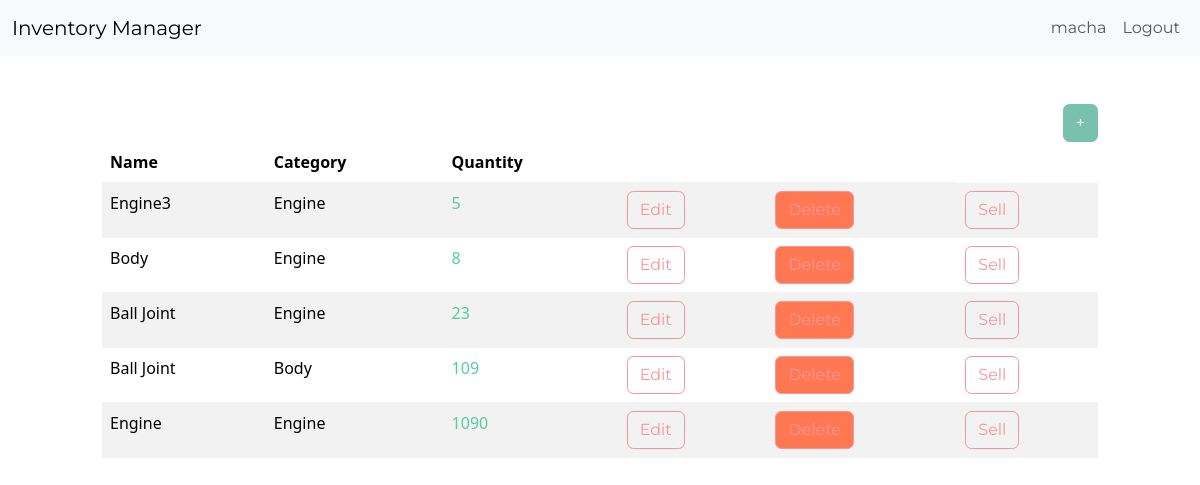
The app's page /dashboard/ (signed in), older data.
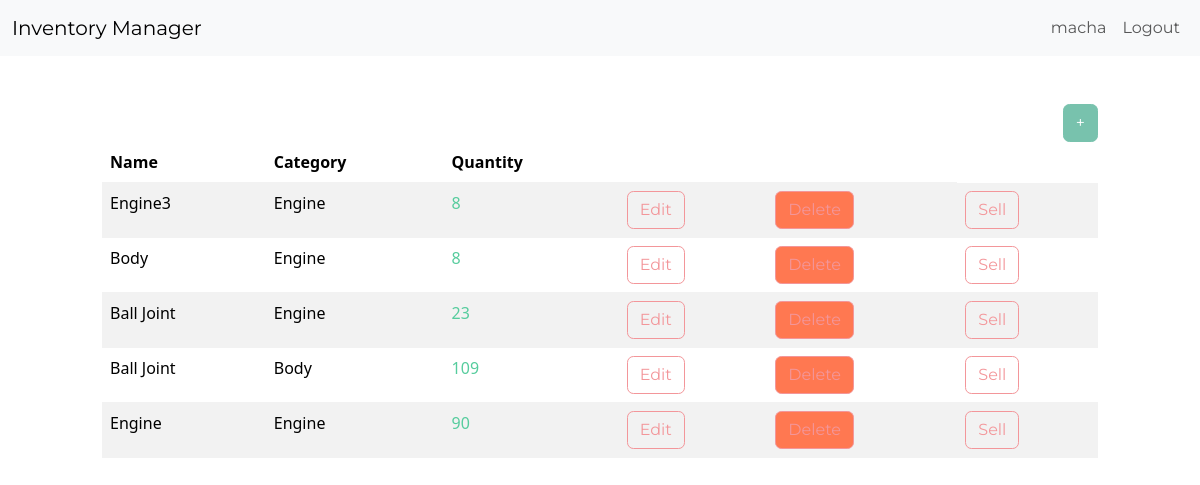
The same page, newer data.
### inventory/models.py (models this page shows, shortened)
class InventoryItem(models.Model):
    name = models.CharField(max_length=100)
    quantity = models.IntegerField()
    category = models.ForeignKey('Category', on_delete=models.SET_NULL, null=True, blank=True)
    date_created = models.DateTimeField(auto_now_add=True)
    user = models.ForeignKey(User, on_delete=models.CASCADE)

class Category(models.Model):
    name = models.CharField(max_length=200)
    class Meta:
        verbose_name_plural = 'Categories'

### inventory/views.py (the view)
# urls.py: path('dashboard/', Dashboard.as_view(), name='dashboard'),
class Dashboard(LoginRequiredMixin,View):
    def get(self, request):
        items = InventoryItem.objects.filter(user=self.request.user.id).order_by('id')
        low_inventory = InventoryItem.objects.filter(
            user=self.request.user.id,
            quantity__lte= LOW_QUANTITY
             )
        if low_inventory.count() > 0:
            if low_inventory.count() > 1:
                messages.error(request, f'{low_inventory.count()} items are running low on inventory')
            else:
                messages.error(request, f'{low_inventory.count()} item is running low on inventory')
        low_inventory_ids = InventoryItem.objects.filter(
            user=self.request.user.id,
            quantity__lte= LOW_QUANTITY
             ).values_list('id', flat=True)
        return render(request, 'inventory/dashboard.html', {'items': items, 'low_inventory_ids': low_inventory_ids})

### inventory/templates/inventory/dashboard.html (shortened to what this page needs)
{% extends 'Inventory/base.html' %}
{% block content %}
  <div class="row">
    <div class="col-12 col-md-10 mx-auto mt-5">
      <div class="d-flex justify-content-end">
        <a href="{% url 'add-item' %}" class="btn btn-primary">+</a>
      </div>
      <table class="table table-hover table-striped">
        <thead>
          <tr>
            <th scope="col">Name</th>
            <th scope="col">Category</th>
            <th scope="col">Quantity</th>
            <th scope="col"></th>
            <th scope="col"></th>
          </tr>
        </thead>
        <tbody>
          {% for item in items %}
            <tr>
              <td>{{ item.name }}</td>
              <td>{{ item.category.name }}</td>
              {% if item.id in low_inventory_ids %}
                <td class="text-danger">{{ item.quantity }}</td>
              {% else %}
                <td class="text-success">{{ item.quantity }}</td>
              {% endif %}
              <td>
                <a href="{% url 'edit-item' item.id %}" class="btn btn-outline-secondary">Edit</a>
              </td>
              <td>
                <a href="{% url 'delete-item' item.id %}" class="btn btn-danger btn-outline-secondary">Delete</a>
              </td>
              <td>
                <a href="{% url 'sell-item' item.id %}" class="btn btn-outline-secondary">Sell</a>
              </td>
            </tr>
          {% endfor %}
        </tbody>
      </table>
    </div>
  </div>
{% endblock %}

### inventory/templates/inventory/base.html (shortened to what this page needs)
<!DOCTYPE html>
<html lang="en">
  <head>
    <link rel="stylesheet" href="https://bootswatch.com/5/minty/bootstrap.css" />
  </head>
  <body>
    {% include 'inventory/navigation.html' %}
    {% block content %} {% endblock %}
  </body>
</html>

### inventory/templates/inventory/navigation.html (shortened to what this page needs)
<nav class="navbar navbar-expand-lg bg-light">
  <div class="container-fluid">
    <a class="navbar-brand" href="{% url 'index' %}">Inventory Manager</a>
    <div class="collapse navbar-collapse justify-content-end" id="navbarNav">
      <ul class="navbar-nav">
        {% if user.is_authenticated %}
            <li class="nav-item">
            <a class="nav-link" href="#">{{user.username}}</a>
            </li>
            <li class="nav-item">
            <a class="nav-link" href="{% url 'logout'%}">Logout</a>
            </li>
        {% endif %}
      </ul>
    </div>
  </div>
</nav>

Row changes from the older to the newer data that the page shows:
changed InventoryItem "Engine3": quantity "5" → "8"
changed InventoryItem (number 5 of 5 on the later page): quantity "1090" → "90"
